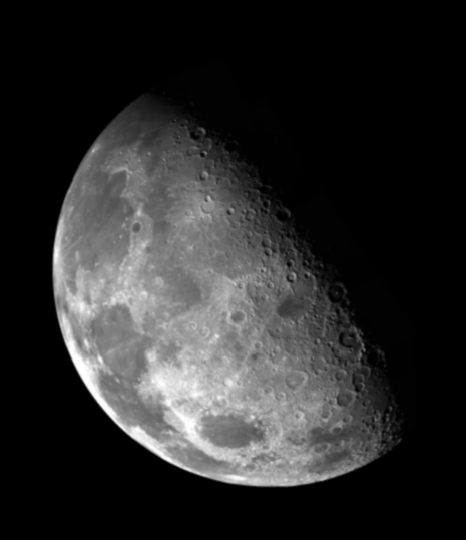
#> input picture Sem7/IVP/Code/1/moon.tif, 466 x 540 px
$ python 2.py
#> lines starting #> are read from the running program, lines starting #| are printed output that depends on the picture; after the words box and inside, x2 and y2 are one past the last pixel; in counts of white or black regions, pixels touching at a corner belong together
import cv2
import numpy as np
import sys

img = cv2.imread('moon.tif',0)
#> img is the input picture: shape (540, 466); min 0, max 254, mean 42.7
h,w = img.shape
#> h = 540; w = 466
intensity = 0
temp = img.copy()
for i in range(h):
    for j in range(w):
        intensity += int(temp[i][j])
#> after the loop, intensity = 10734547
averageintensity = intensity / (h*w)
#> averageintensity = 42.66
for i in range(h):
    for j in range(w):
        if img[i][j] <averageintensity:
            temp[i][j]=0
        else:
            temp[i][j]=255
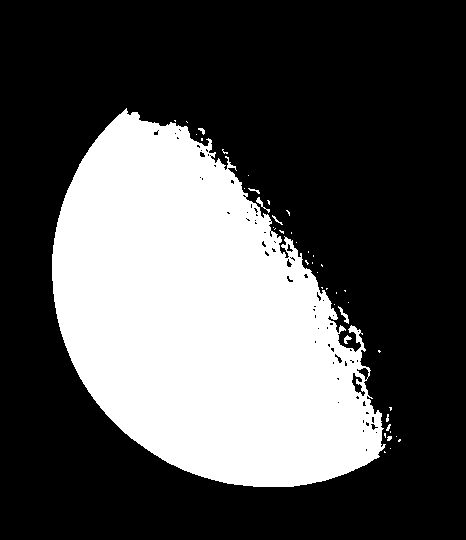
#> temp: shape (540, 466); 32.5% white; 44 white regions (36 under 20 px), largest, box (x1, y1, x2, y2) and area: (52, 108, 386, 487) 81469, (338, 306, 349, 324) 59, (256, 197, 270, 213) 49
cv2.imshow('Moon',img)
cv2.imshow('Answer',temp)
cv2.waitKey(0)
cv2.destroyAllWindows()

$ run again, with Sem7/IVP/Code/1/img.tiff saved as Sem7/IVP/Code/1/moon.tif
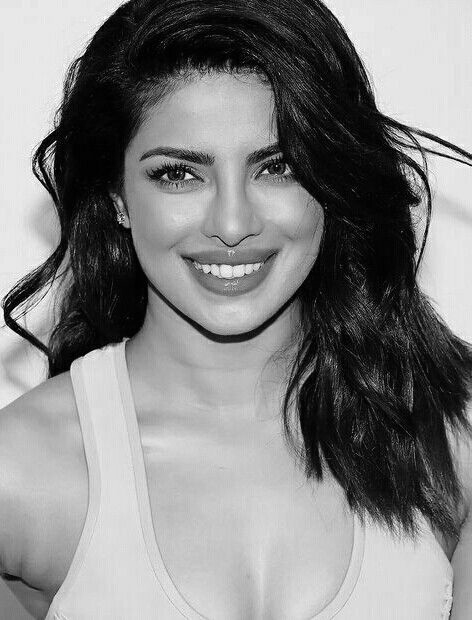
#> input picture Sem7/IVP/Code/1/img.tiff, 472 x 620 px
#> img is the input picture: shape (620, 472); min 0, max 254, mean 131.8
#> after the loop `for i in range(h):`: intensity = 38558362
#> averageintensity = 131.8
#> after the loop `for i in range(h):`:
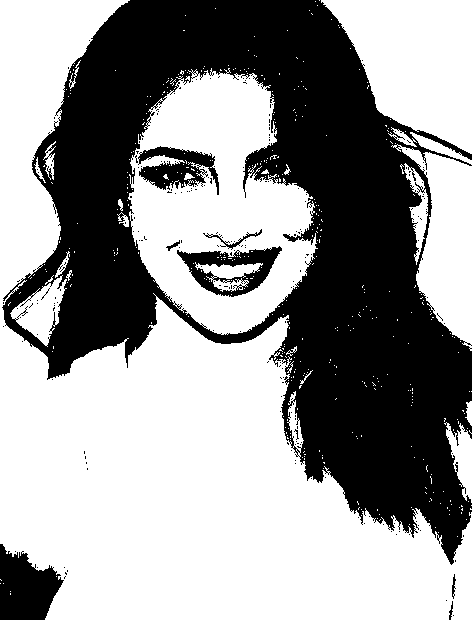
#> temp: shape (620, 472); 59.5% white; 213 black regions (205 under 20 px), largest, box (x1, y1, x2, y2) and area: (2, 0, 472, 565) 110330, (0, 544, 64, 620) 3271, (177, 246, 282, 297) 2280
